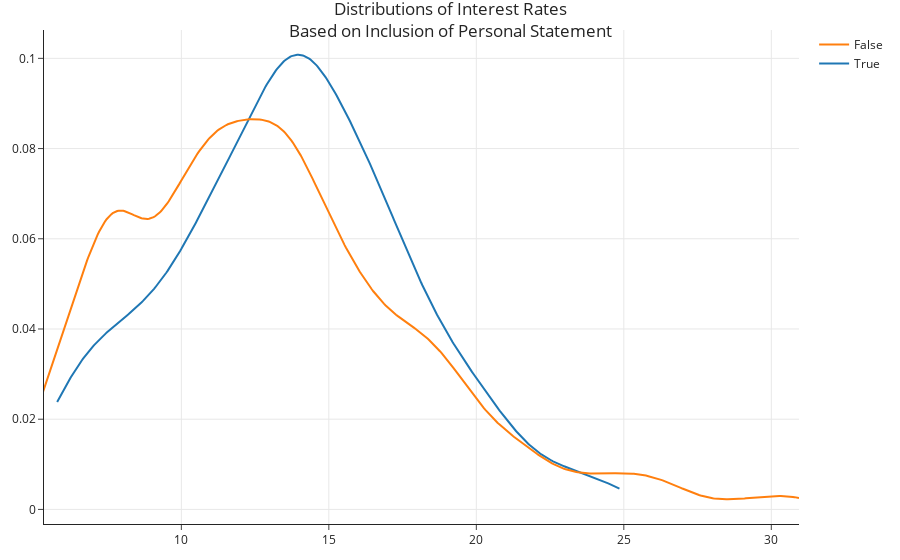

This figure's notebook cell:
### Markdown cell above
Now that we've investigated the role of some of the quantitative factors behind interest rates, let's look at some of the more subjective factors. Take a look at the following personal statement, for example:

> i recently proposed to my girlfriend of almost 8 yrs now and everything was going well untill our pug (ody) the middle of my three dogs started limping around and stumbling all the time. well come to find out he has a tumor on his spine. not very good news for us as our dogs are pretty much our children. so the reason for my loan request is the money i spent on the engagement ring was most of my savings and then i had to take out paydayloans loans for the mylogram bill, wich is similar to an MRI. $2,700 along with meds, visits etc.

You suspect that, perhaps, loans that included personal statements in their applications were given higher interest rates than loans that didn't include personal statements in their applications. This is true in `loans`:

### Code cell
display(loans.assign(has_ps=loans['desc'].notna()).groupby('has_ps')['int_rate'].describe())
create_kde_plotly(
    loans.assign(has_ps=loans['desc'].notna()),
    'has_ps',
    True,
    False,
    'int_rate',
    title='Distributions of Interest Rates<br>Based on Inclusion of Personal Statement'
)

### Figure 1 — Plotly figure (JSON) as saved in the notebook; plotly's stock layout.template omitted (floating-point values rounded to 4 significant figures; data arrays with more than 128 entries replaced by an {"elided": "..."} marker saying what was removed)
{"data": [{"legendgroup": "True", "marker": {"color": "rgb(31, 119, 180)"}, "mode": "lines", "name": "True", "showlegend": true, "type": "scatter", "x": {"elided": "500 float values"}, "xaxis": "x", "y": {"elided": "500 float values"}, "yaxis": "y"}, {"legendgroup": "False", "marker": {"color": "rgb(255, 127, 14)"}, "mode": "lines", "name": "False", "showlegend": true, "type": "scatter", "x": {"elided": "500 float values"}, "xaxis": "x", "y": {"elided": "500 float values"}, "yaxis": "y"}], "layout": {"barmode": "overlay", "hovermode": "closest", "legend": {"traceorder": "reversed"}, "title": {"text": "Distributions of Interest Rates<br>Based on Inclusion of Personal Statement"}, "xaxis": {"anchor": "y2", "domain": [0, 1], "zeroline": false}, "yaxis": {"anchor": "free", "domain": [0, 1], "position": 0}}}
